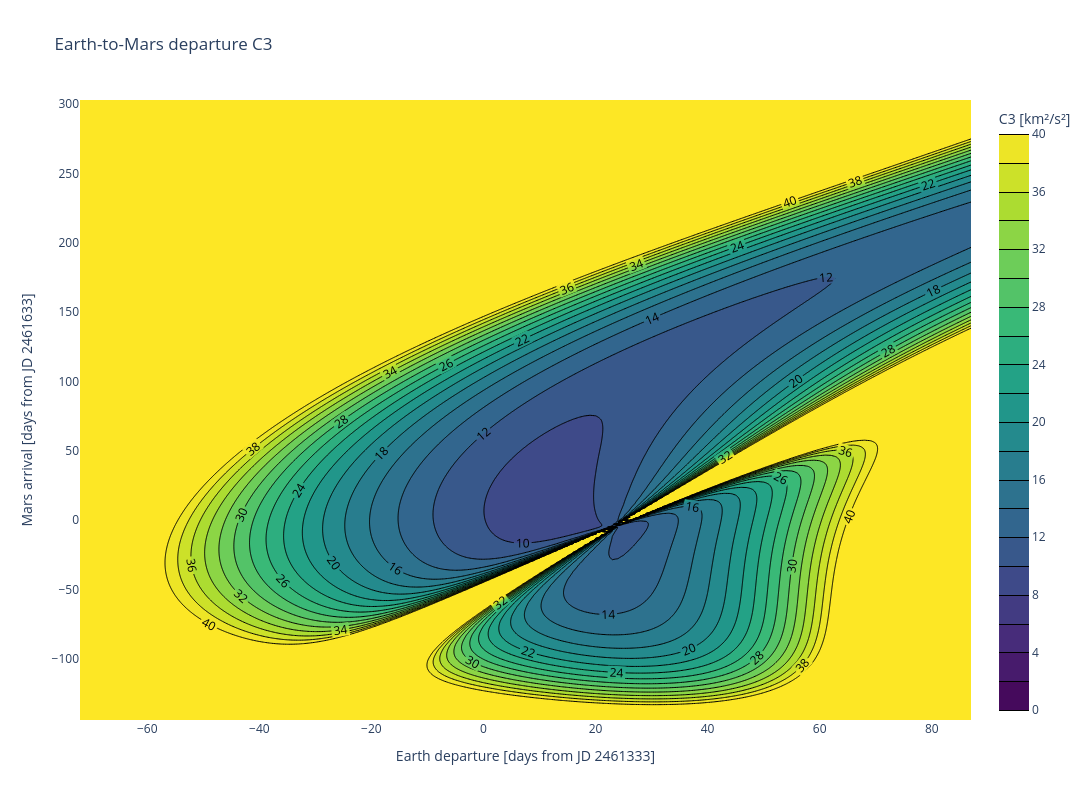

Notebook cell for this chart:
### Markdown cell above
### Part b: C3 contours

### Code cell
# Grid is indexed [departure, arrival]; Plotly expects [y, x].
fig = go.Figure(go.Contour(
    x=t_dep_jd - T_DEP_NOMINAL_JD,
    y=t_arr_jd - T_ARR_NOMINAL_JD,
    z=C3_grid.T,
    contours={"start": 0, "end": 40, "size": 2, "coloring": "fill", "showlabels": True},
    line={"width": 1, "smoothing": 0},
    colorscale="Viridis",
    zmin=0, zmax=40,
    connectgaps=False,
    colorbar={"title": "C3 [km²/s²]"},
    hovertemplate="Departure offset: %{x} days<br>Arrival offset: %{y} days<br>C3: %{z:.2f} km²/s²<extra></extra>",
))
fig.update_layout(
    title="Earth-to-Mars departure C3",
    xaxis_title=f"Earth departure [days from JD {T_DEP_NOMINAL_JD}]",
    yaxis_title=f"Mars arrival [days from JD {T_ARR_NOMINAL_JD}]",
    width=1200, height=800,
)
fig.show()
fig.write_image("plots_temp/earth-to-mars-c3.png", width=2000, height=1200, scale=2)

### Figure 1 — Plotly figure (JSON) as saved in the notebook; plotly's stock layout.template omitted (floating-point values rounded to 4 significant figures; data arrays with more than 128 entries replaced by an {"elided": "..."} marker saying what was removed)
{"data": [{"colorbar": {"title": {"text": "C3 [km²/s²]"}}, "colorscale": [[0, "#440154"], [0.1111, "#482878"], [0.2222, "#3e4989"], [0.3333, "#31688e"], [0.4444, "#26828e"], [0.5556, "#1f9e89"], [0.6667, "#35b779"], [0.7778, "#6ece58"], [0.8889, "#b5de2b"], [1, "#fde725"]], "connectgaps": false, "contours": {"coloring": "fill", "end": 40, "showlabels": true, "size": 2, "start": 0}, "hovertemplate": "Departure offset: %{x} days<br>Arrival offset: %{y} days<br>C3: %{z:.2f} km²/s²<extra></extra>", "line": {"smoothing": 0, "width": 1}, "type": "contour", "x": {"elided": "160 int values"}, "y": {"elided": "448 int values"}, "z": {"elided": "448x160 float values"}, "zmax": 40, "zmin": 0}], "layout": {"height": 800, "title": {"text": "Earth-to-Mars departure C3"}, "width": 1200, "xaxis": {"title": {"text": "Earth departure [days from JD 2461333]"}}, "yaxis": {"title": {"text": "Mars arrival [days from JD 2461633]"}}}}
